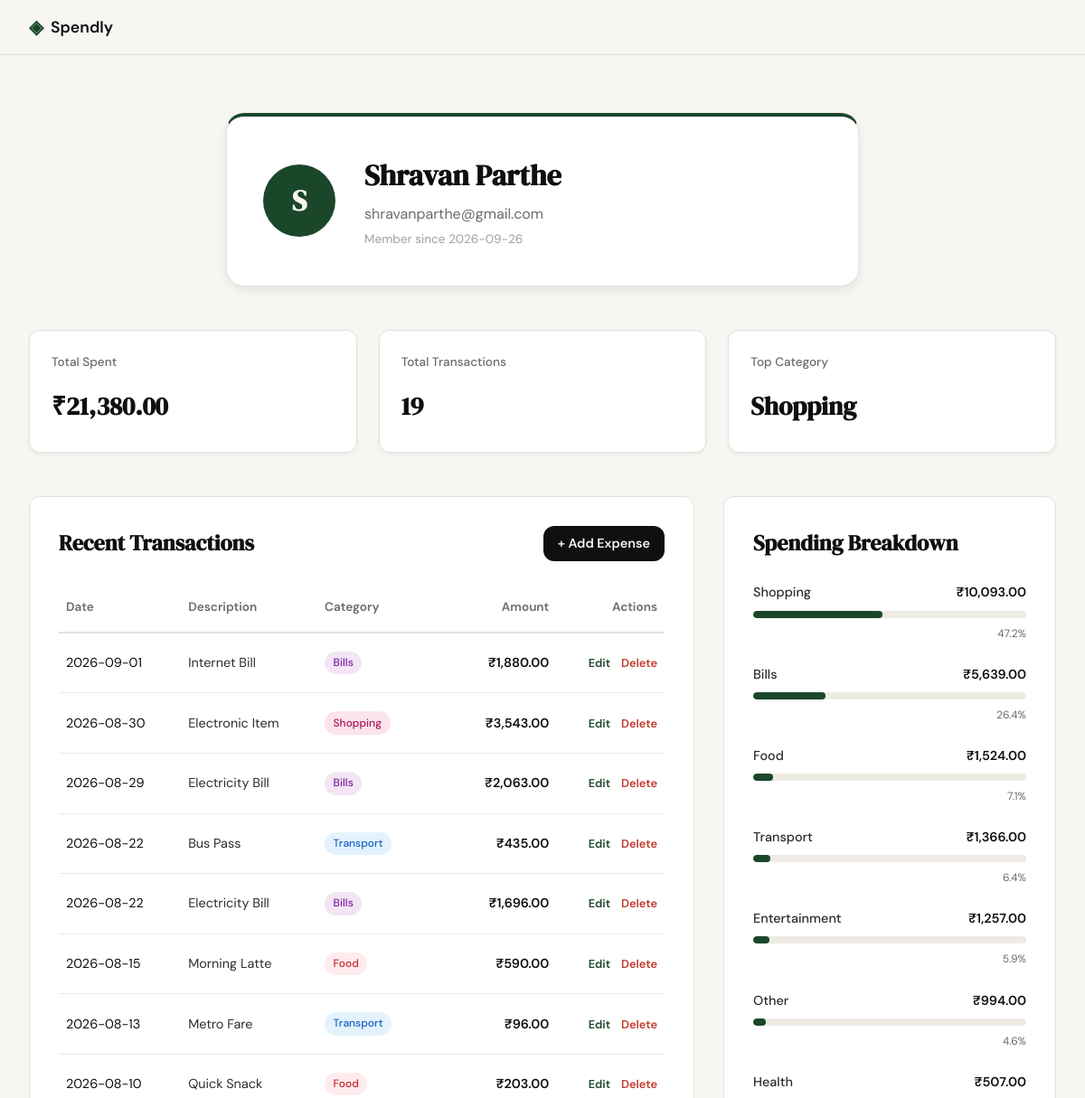
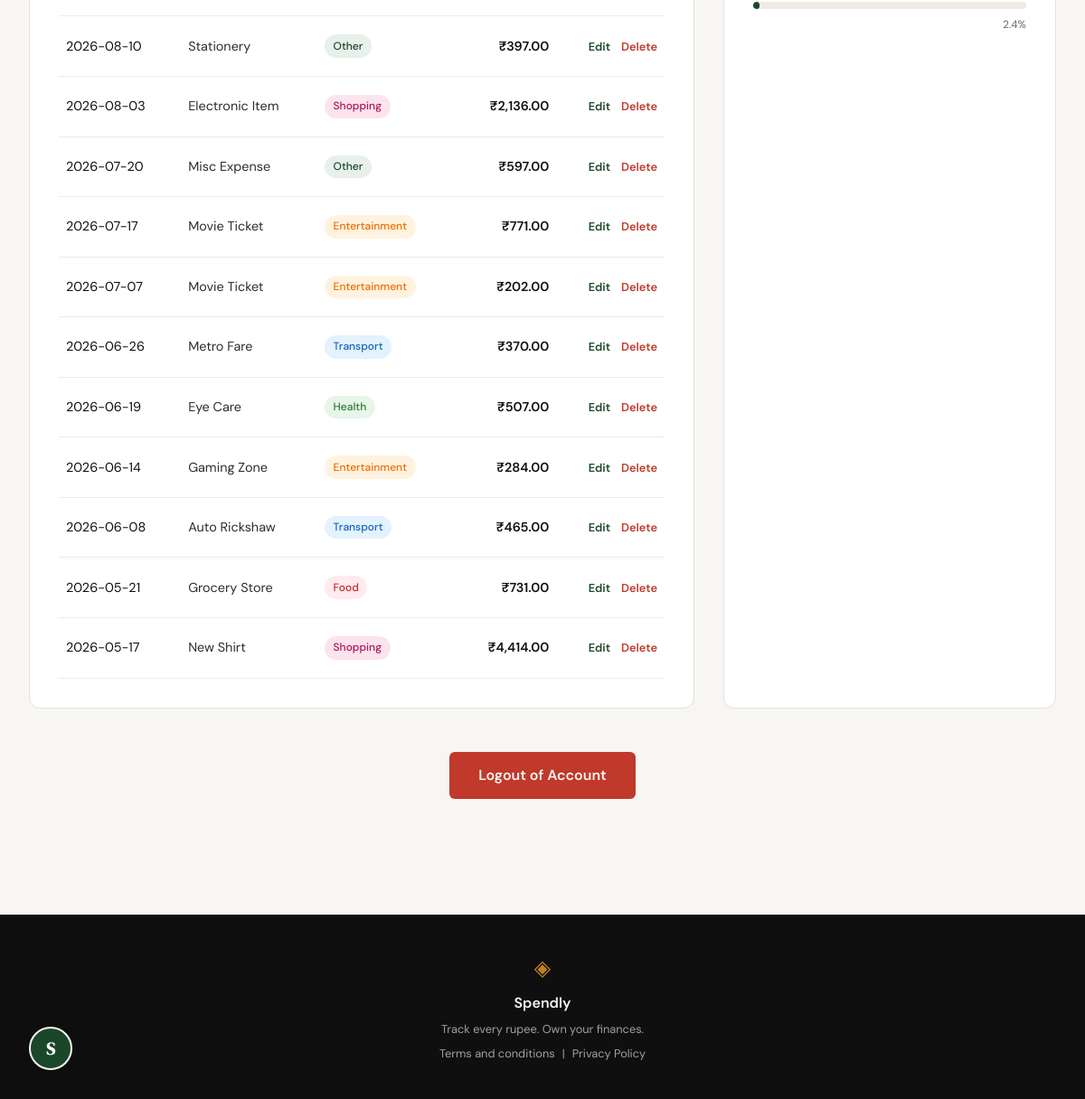
/profile (signed in), run on the app's committed database (2 pictures, top to bottom).
### tables this page shows
CREATE TABLE users (
                id INTEGER PRIMARY KEY AUTOINCREMENT,
                name TEXT NOT NULL,
                email TEXT UNIQUE NOT NULL,
                password_hash TEXT NOT NULL,
                created_at TEXT DEFAULT (datetime('now'))
            );

CREATE TABLE expenses (
                id INTEGER PRIMARY KEY AUTOINCREMENT,
                user_id INTEGER NOT NULL,
                amount REAL NOT NULL,
                category TEXT NOT NULL,
                date TEXT NOT NULL,
                description TEXT,
                created_at TEXT DEFAULT (datetime('now')),
                FOREIGN KEY (user_id) REFERENCES users (id) ON DELETE CASCADE
            );

### app.py (the view)
@app.route("/profile")
def profile():
    if not session.get("user_id"):
        return redirect(url_for("login"))
    user_id = session["user_id"]
    user = get_user_profile(user_id)
    summary = get_spending_summary(user_id)
    expenses = get_user_expenses(user_id)
    breakdown = get_category_breakdown(user_id)
    return render_template("profile.html",
                           user=user,
                           summary=summary,
                           expenses=expenses,
                           breakdown=breakdown)

### app.py (called while the page is built)
@app.context_processor
def inject_user():
    user_id = session.get("user_id")
    if user_id:
        user = get_user_by_id(user_id)
        return dict(current_user=user)
    return dict(current_user=None)

### database/db.py (called while the page is built)
def get_db():
    conn = sqlite3.connect(DATABASE_PATH)
    conn.row_factory = sqlite3.Row
    conn.execute('PRAGMA foreign_keys = ON')
    return conn

def get_user_by_id(user_id):
    with get_db() as conn:
        return conn.execute('SELECT * FROM users WHERE id = ?', (user_id,)).fetchone()

def get_user_profile(user_id):
    with get_db() as conn:
        return conn.execute('SELECT * FROM users WHERE id = ?', (user_id,)).fetchone()

def get_user_expenses(user_id):
    with get_db() as conn:
        return conn.execute(
            'SELECT * FROM expenses WHERE user_id = ? ORDER BY date DESC',
            (user_id,)
        ).fetchall()

def get_spending_summary(user_id):
    with get_db() as conn:
        summary = conn.execute(
            'SELECT SUM(amount) as total, COUNT(*) as count FROM expenses WHERE user_id = ?',
            (user_id,)
        ).fetchone()
        top_cat = conn.execute(
            'SELECT category, SUM(amount) as total FROM expenses WHERE user_id = ? GROUP BY category ORDER BY total DESC LIMIT 1',
            (user_id,)
        ).fetchone()
        return {
            "total_spent": summary["total"] or 0,
            "total_transactions": summary["count"] or 0,
            "top_category": top_cat["category"] if top_cat else "None"
        }

def get_category_breakdown(user_id):
    with get_db() as conn:
        total_spent = conn.execute(
            'SELECT SUM(amount) FROM expenses WHERE user_id = ?',
            (user_id,)
        ).fetchone()[0] or 0
        breakdown = conn.execute(
            'SELECT category, SUM(amount) as total FROM expenses WHERE user_id = ? GROUP BY category ORDER BY total DESC',
            (user_id,)
        ).fetchall()
        results = []
        for row in breakdown:
            results.append({
                "category": row["category"],
                "amount": row["total"],
                "percentage": (row["total"] / total_spent * 100) if total_spent > 0 else 0
            })
        return results

### templates/profile.html (shortened to what this page needs)
{% extends "base.html" %}
{% block content %}
<div class="profile-container">
    <div class="profile-header">
        <div class="profile-card">
            <div class="profile-avatar-large">{{ user['name'][0] | upper }}</div>
            <div class="profile-user-info">
                <h1 class="profile-name">{{ user['name'] }}</h1>
                <p class="profile-email">{{ user['email'] }}</p>
                <p class="profile-joined">Member since {{ user['created_at'][:10] }}</p>
            </div>
        </div>
    </div>
    <div class="summary-grid">
        <div class="stat-card">
            <span class="stat-label">Total Spent</span>
            <span class="stat-value">₹{{ "{:,.2f}".format(summary['total_spent']) }}</span>
        </div>
        <div class="stat-card">
            <span class="stat-label">Total Transactions</span>
            <span class="stat-value">{{ summary['total_transactions'] }}</span>
        </div>
        <div class="stat-card">
            <span class="stat-label">Top Category</span>
            <span class="stat-value">{{ summary['top_category'] }}</span>
        </div>
    </div>
    <div class="dashboard-layout">
        <div class="history-section">
            <div style="display: flex; justify-content: space-between; align-items: center; margin-bottom: 1.5rem;">
                <h2 class="section-title" style="margin-bottom: 0;">Recent Transactions</h2>
                <a href="{{ url_for('add_expense') }}" class="btn-primary" style="padding: 0.5rem 1rem; font-size: 0.9rem;">+ Add Expense</a>
            </div>
            {% if expenses %}
            <div class="table-wrapper">
                <table class="expenses-table">
                    <thead>
                        <tr>
                            <th>Date</th>
                            <th>Description</th>
                            <th>Category</th>
                            <th class="text-right">Amount</th>
                            <th class="text-right">Actions</th>
                        </tr>
                    </thead>
                    <tbody>
                        {% for expense in expenses %}
                        <tr>
                            <td>{{ expense['date'] }}</td>
                            <td class="desc-cell">{{ expense['description'] or 'No description' }}</td>
                            <td>
                                <span class="category-pill pill-{{ expense['category'] | lower }}">
                                    {{ expense['category'] }}
                                </span>
                            </td>
                            <td class="text-right amount-cell">₹{{ "{:,.2f}".format(expense['amount']) }}</td>
                            <td class="text-right">
                                <a href="{{ url_for('edit_expense', id=expense['id']) }}" title="Edit" style="margin-right: 8px; color: var(--accent); font-weight: 600; font-size: 0.8rem;">Edit</a>
                                <a href="{{ url_for('delete_expense', id=expense['id']) }}" title="Delete" style="color: var(--danger); font-weight: 600; font-size: 0.8rem;" onclick="return confirm('Are you sure you want to delete this expense?')">Delete</a>
                            </td>
                        </tr>
                        {% endfor %}
                    </tbody>
                </table>
            </div>
            {% else %}
            <div class="empty-state">
                <span class="empty-state-icon">◈</span>
                <span class="empty-state-text">No transactions found. Start tracking your expenses!</span>
                <a href="{{ url_for('add_expense') }}" class="empty-state-cta">Add First Expense</a>
            </div>
            {% endif %}
        </div>
        <div class="breakdown-section">
            <h2 class="section-title">Spending Breakdown</h2>
            {% if breakdown %}
            <div class="breakdown-list">
                {% for item in breakdown %}
                <div class="breakdown-item">
                    <div class="breakdown-info">
                        <span class="breakdown-cat">{{ item['category'] }}</span>
                        <span class="breakdown-amt">₹{{ "{:,.2f}".format(item['amount']) }}</span>
                    </div>
                    <div class="progress-bar-container">
                        <div class="progress-bar" style="width: {{ item['percentage'] }}%"></div>
                    </div>
                    <span class="breakdown-pct">{{ "{:.1f}%".format(item['percentage']) }}</span>
                </div>
                {% endfor %}
            </div>
            {% else %}
            <div class="empty-state">
                <span class="empty-state-icon">◈</span>
                <span class="empty-state-text">No spending data available.</span>
                <a href="{{ url_for('add_expense') }}" class="empty-state-cta">Add First Expense</a>
            </div>
            {% endif %}
        </div>
    </div>
    <div class="profile-actions">
        <a href="{{ url_for('logout') }}" class="btn-logout-profile">Logout of Account</a>
    </div>
</div>
{% endblock %}

### templates/base.html (shortened to what this page needs)
<!DOCTYPE html>
<html lang="en">
<head>
    <link rel="stylesheet" href="{{ url_for('static', filename='css/style.css') }}">
</head>
<body>
    <nav class="navbar">
        <div class="nav-inner">
            <a href="{{ url_for('landing') }}" class="nav-brand">
                <span class="brand-icon">◈</span>
                <span class="brand-name">Spendly</span>
            </a>
        </div>
    </nav>
    <main class="main-content">
        {% block content %}{% endblock %}
    </main>
    <footer class="footer">
        <div class="footer-inner">
            <span class="brand-icon">◈</span>
            <span class="footer-name">Spendly</span>
            <p class="footer-copy">Track every rupee. Own your finances.</p>
            <div class="footer-links">
                <a href="{{ url_for('terms') }}">Terms and conditions</a>
                <span class="footer-separator">|</span>
                <a href="{{ url_for('privacy') }}">Privacy Policy</a>
            </div>
        </div>
    </footer>
    {% if current_user %}
    <a href="{{ url_for('profile') }}" class="user-avatar">
        {{ current_user['name'][0] | upper }}
    </a>
    {% endif %}
</body>
</html>

### data on the page
users: name "S", name "Shravan Parthe", email "shravanparthe@gmail.com", created_at "2026-09-26"
expenses: date "2026-09-01", description "Internet Bill", category "Bills", amount "1,880.00"
expenses: date "2026-08-30", description "Electronic Item", category "Shopping", amount "3,543.00"
expenses: date "2026-08-29", description "Electricity Bill", category "Bills", amount "2,063.00"
expenses: date "2026-08-22", description "Bus Pass", category "Transport", amount "435.00"
expenses: date "2026-08-22", description "Electricity Bill", category "Bills", amount "1,696.00"
expenses: date "2026-08-15", description "Morning Latte", category "Food", amount "590.00"
expenses: date "2026-08-13", description "Metro Fare", category "Transport", amount "96.00"
expenses: date "2026-08-10", description "Quick Snack", category "Food", amount "203.00"
expenses: date "2026-08-10", description "Stationery", category "Other", amount "397.00"
expenses: date "2026-08-03", description "Electronic Item", category "Shopping", amount "2,136.00"
expenses: date "2026-07-20", description "Misc Expense", category "Other", amount "597.00"
expenses: date "2026-07-17", description "Movie Ticket", category "Entertainment", amount "771.00"
expenses: date "2026-07-07", description "Movie Ticket", category "Entertainment", amount "202.00"
expenses: date "2026-06-26", description "Metro Fare", category "Transport", amount "370.00"
expenses: date "2026-06-19", description "Eye Care", category "Health", amount "507.00", {{ item['percentage'] }} 2.371375116931712 (drawn), percentage "2.4%"
expenses: date "2026-06-14", description "Gaming Zone", category "Entertainment", amount "284.00"
expenses: date "2026-06-08", description "Auto Rickshaw", category "Transport", amount "465.00"
expenses: date "2026-05-21", description "Grocery Store", category "Food", amount "731.00"
expenses: date "2026-05-17", description "New Shirt", category "Shopping", amount "4,414.00"

### other printed values
{{ "{:,.2f}".format(summary['total_spent']) }} "21,380.00"
{{ summary['total_transactions'] }} "19"
{{ summary['top_category'] }} "Shopping"
{{ item['category'] }} "Shopping" "Bills" "Food" "Transport" "Entertainment" "Other"
{{ "{:,.2f}".format(item['amount']) }} "10,093.00" "5,639.00" "1,524.00" "1,366.00" "1,257.00" "994.00"
{{ "{:.1f}%".format(item['percentage']) }} "47.2%" "26.4%" "7.1%" "6.4%" "5.9%" "4.6%"
